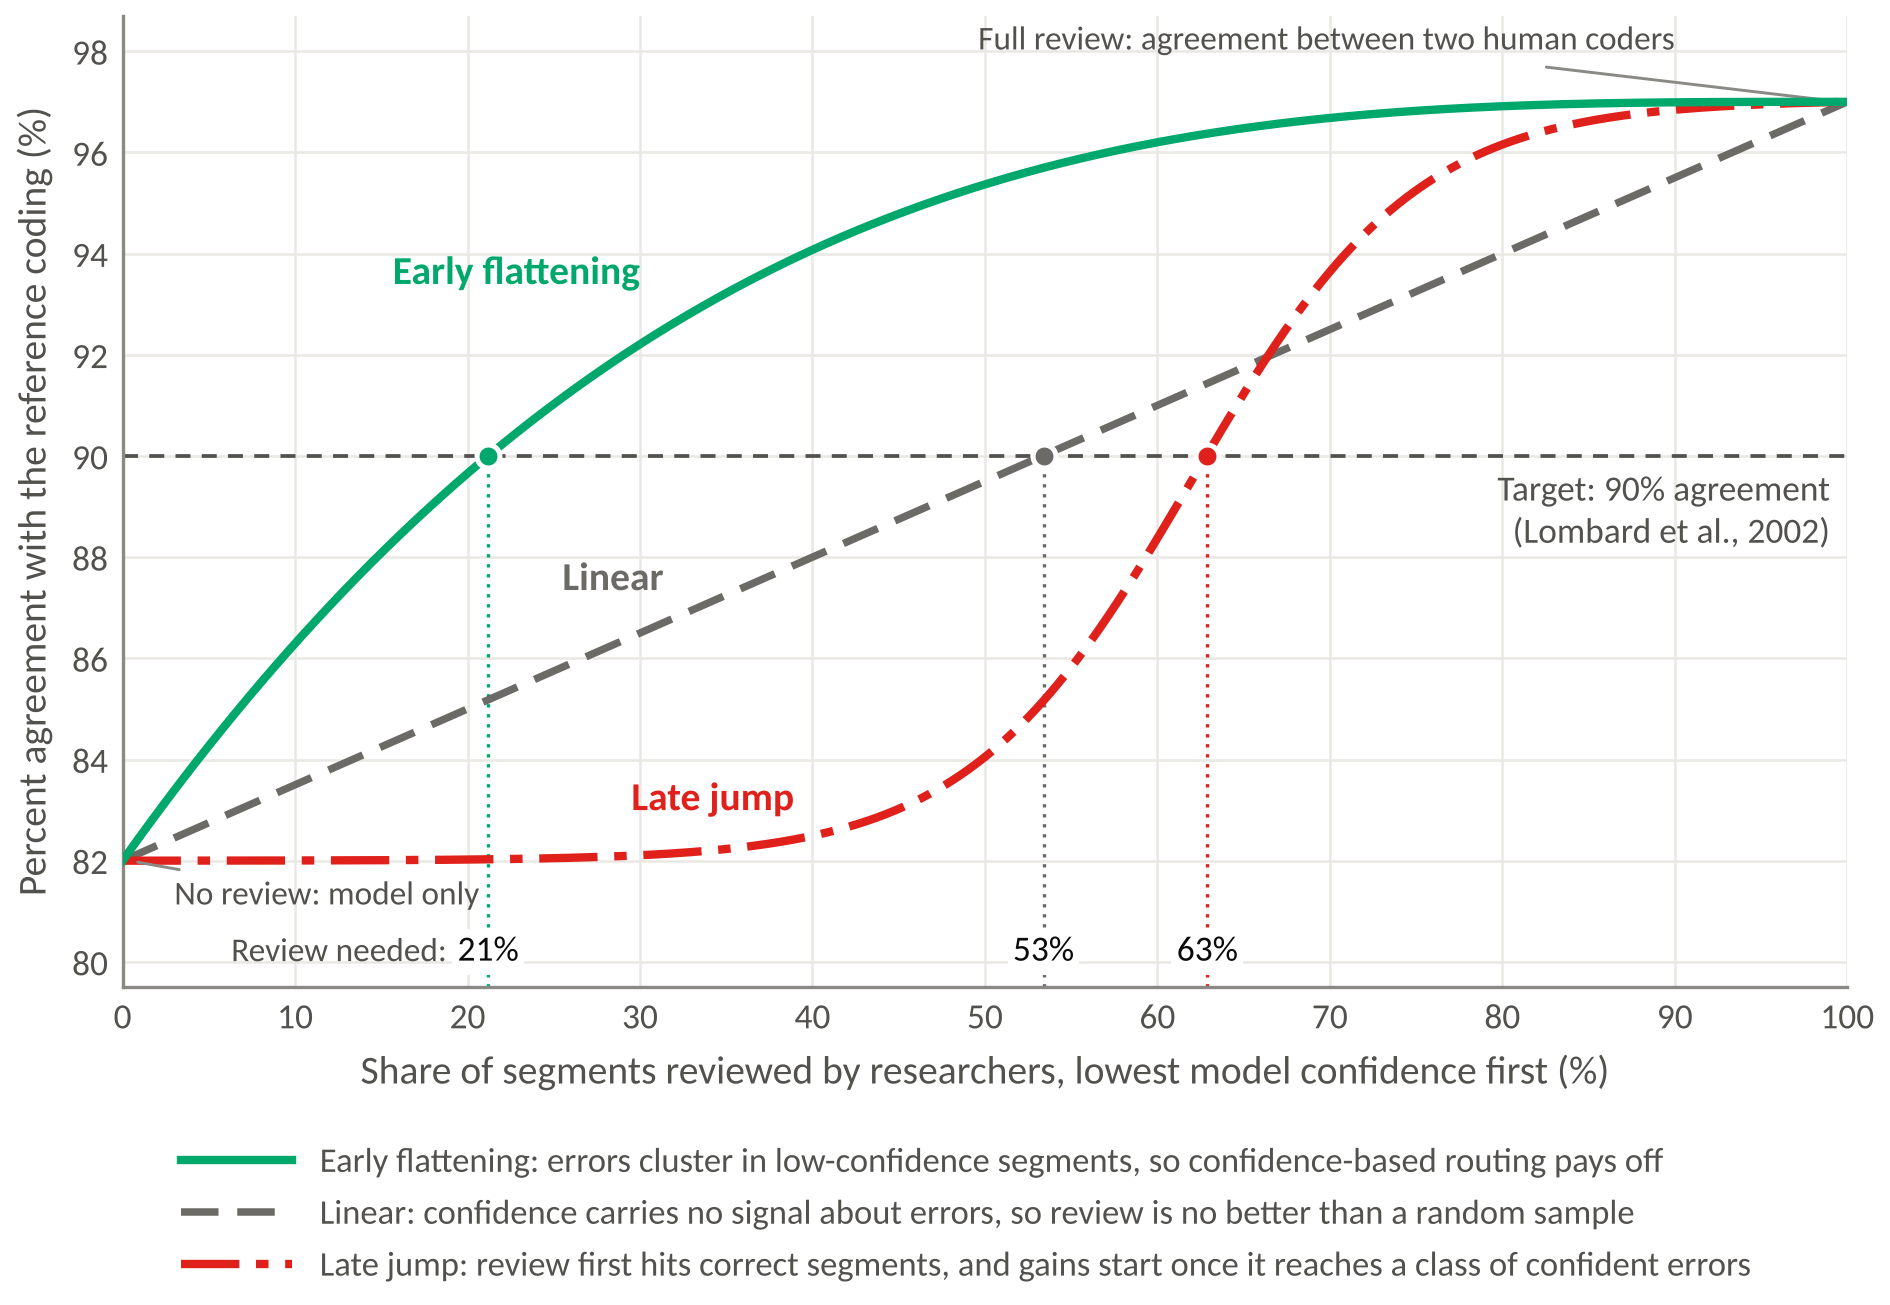

This figure's Python source:
"""Figure 2: three illustrative shapes of the review-effort curve (assumed values, not results).

Usage: python figures/figure2_review_effort_curves.py [output.png]
"""
import sys
import numpy as np, matplotlib
matplotlib.use('Agg')
import matplotlib.pyplot as plt
from matplotlib import font_manager as fm
import os
_fonts = [f'/usr/share/fonts/truetype/crosextra/Carlito-{s}.ttf' for s in ('Regular', 'Bold', 'Italic')]
_family = 'DejaVu Sans'
if all(os.path.exists(f) for f in _fonts):
    for f in _fonts:
        fm.fontManager.addfont(f)
    _family = 'Carlito'
plt.rcParams.update({'font.family': _family, 'font.size': 9.5, 'axes.linewidth': 0.8,
                     'axes.edgecolor': '#8a8985', 'xtick.color': '#52514e', 'ytick.color': '#52514e'})

# Illustrative assumptions, not results
A0, H, T = 82.0, 97.0, 90.0   # agreement without review, human-human agreement (ceiling), target (Lombard et al., 2002)
x = np.linspace(0, 1, 1001)
early = A0 + (H - A0) * (1 - (1 - x) ** 3.2)
linear = A0 + (H - A0) * x
sig = lambda z: 1 / (1 + np.exp(-z))
m, s = 0.62, 0.065
late = A0 + (H - A0) * (sig((x - m) / s) - sig((0 - m) / s)) / (sig((1 - m) / s) - sig((0 - m) / s))


def cross(y):
    return x[np.argmax(y >= T)] * 100


ink, ink2, muted = '#0b0b0b', '#52514e', '#8a8985'
c_early, c_lin, c_late = '#00A86B', '#6b6a66', '#E0201B'

fig, ax = plt.subplots(figsize=(6.3, 4.35), dpi=300)
ax.grid(True, color='#e9e8e4', linewidth=0.6)
ax.set_axisbelow(True)
for side in ['top', 'right']:
    ax.spines[side].set_visible(False)

# target line
ax.axhline(T, color=ink2, linewidth=0.9, linestyle=(0, (4, 3)), zorder=1)
ax.text(99.0, T - 0.3, 'Target: 90% agreement\n(Lombard et al., 2002)', ha='right', va='top', linespacing=1.15,
        color=ink2, fontsize=8.5)

# curves
ax.plot(x * 100, linear, color=c_lin, linewidth=1.8, linestyle=(0, (5, 2.5)), zorder=3)
ax.plot(x * 100, late, color=c_late, linewidth=2.0, linestyle=(0, (7, 2, 1.5, 2)), zorder=3)
ax.plot(x * 100, early, color=c_early, linewidth=2.0, zorder=4)

# review share needed to reach target
for y, c in [(early, c_early), (late, c_late), (linear, c_lin)]:
    xc = cross(y)
    ax.plot([xc, xc], [79.5, T], color=c, linewidth=0.8, linestyle=(0, (1, 2)), zorder=2)
    ax.plot([xc], [T], marker='o', markersize=5.5, markerfacecolor=c, markeredgecolor='white',
            markeredgewidth=1.2, zorder=5)
    ax.text(xc, 79.85, f'{xc:.0f}%', ha='center', va='bottom', color=ink, fontsize=8.5,
            bbox=dict(boxstyle='square,pad=0.15', fc='white', ec='none'), zorder=6)

ax.text(18.8, 79.85, 'Review needed:', ha='right', va='bottom', color=ink2, fontsize=8)
# direct labels (short) + legend with explanations below the plot
ax.text(30.0, 93.4, 'Early flattening', color=c_early, fontsize=9.5, fontweight='bold', ha='right')
ax.text(25.5, 87.35, 'Linear', color=c_lin, fontsize=9.5, fontweight='bold', ha='left')
ax.text(29.5, 83.0, 'Late jump', color=c_late, fontsize=9.5, fontweight='bold', ha='left')

ax.annotate('No review: model only', xy=(0.4, A0), xytext=(3.0, 81.3), fontsize=8, color=ink2,
            va='center', arrowprops=dict(arrowstyle='-', color=muted, linewidth=0.7))
ax.annotate('Full review: agreement between two human coders', xy=(99.6, H), xytext=(90, 98.2), fontsize=8,
            color=ink2, ha='right', va='center',
            arrowprops=dict(arrowstyle='-', color=muted, linewidth=0.7))

from matplotlib.lines import Line2D
handles = [Line2D([0], [0], color=c_early, lw=2.0),
           Line2D([0], [0], color=c_lin, lw=1.8, linestyle=(0, (5, 2.5))),
           Line2D([0], [0], color=c_late, lw=2.0, linestyle=(0, (7, 2, 1.5, 2)))]
labels = ['Early flattening: errors cluster in low-confidence segments, so confidence-based routing pays off',
          'Linear: confidence carries no signal about errors, so review is no better than a random sample',
          'Late jump: review first hits correct segments, and gains start once it reaches a class of confident errors']
leg = fig.legend(handles, labels, loc='lower left', bbox_to_anchor=(0.085, 0.0), ncol=1, frameon=False,
                 fontsize=8.3, handlelength=3.2, labelcolor=ink2, borderaxespad=0.2)

ax.set_xlim(0, 100)
ax.set_ylim(79.5, 98.7)
ax.set_xticks(range(0, 101, 10))
ax.set_yticks([80, 82, 84, 86, 88, 90, 92, 94, 96, 98])
ax.set_xlabel('Share of segments reviewed by researchers, lowest model confidence first (%)', color=ink2)
ax.set_ylabel('Percent agreement with the reference coding (%)', color=ink2)
ax.tick_params(length=0, labelsize=8.5)
fig.tight_layout(pad=0.4, rect=(0, 0.15, 1, 1))
out = sys.argv[1] if len(sys.argv) > 1 else os.path.join(os.path.dirname(os.path.abspath(__file__)), 'figure2_review_effort_curves.png')
fig.savefig(out, dpi=300, facecolor='white')
print('crossings', round(cross(early), 1), round(cross(late), 1), round(cross(linear), 1))
